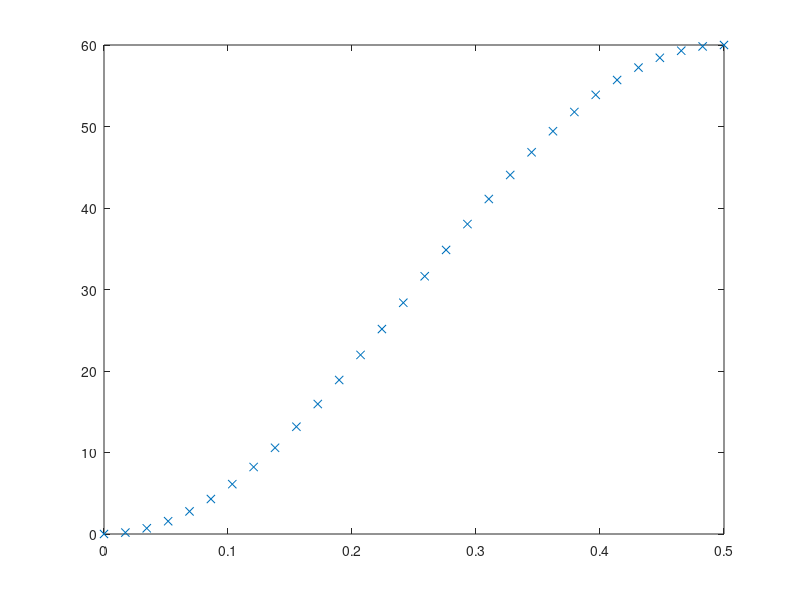

Reproduce this figure in MATLAB.
close all;
clear all;

hperiod = 0.5;
tablen = 30;
dt = hperiod/(tablen-1);
hamplitude = 30;

t = [];

t = [0:dt:hperiod];
p = cos(pi/hperiod*t)*-hamplitude+hamplitude;

figure()
plot(t,p,'x')

f = fopen('cos.h','w')
s = sprintf('#define TABLEN %d\nconst int ampl = %d;\n',tablen,hamplitude*2);
fputs(f,s)
s = sprintf('const uint8_t cosT[%d] = {',length(t));
fputs(f,s)
for b = p(1:length(t)-1)
  v = round(b);
  s = sprintf('%d,',v);
  fputs(f,s);
endfor
s = sprintf('%d};\n',round(p(length(t))));
fputs(f,s)
fclose(f)
